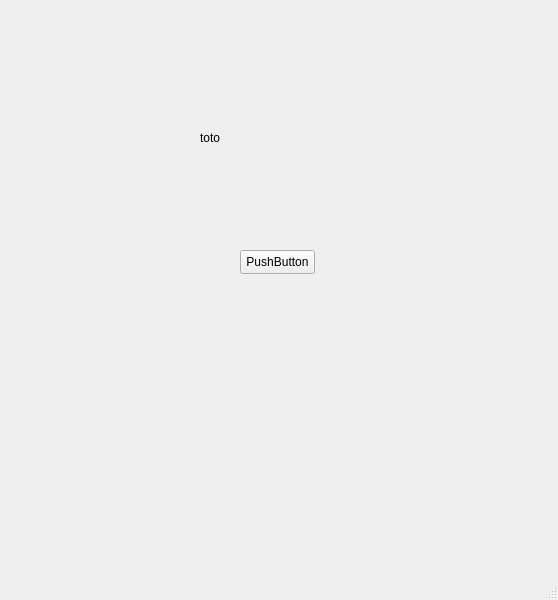
<?xml version="1.0" encoding="UTF-8"?>
<ui version="4.0">
 <class>MainWindow</class>
 <widget class="QMainWindow" name="MainWindow">
  <property name="geometry">
   <rect>
    <x>0</x>
    <y>0</y>
    <width>558</width>
    <height>600</height>
   </rect>
  </property>
  <property name="windowTitle">
   <string>MainWindow</string>
  </property>
  <widget class="QWidget" name="centralwidget">
   <widget class="QPushButton" name="pushButton">
    <property name="geometry">
     <rect>
      <x>240</x>
      <y>250</y>
      <width>75</width>
      <height>24</height>
     </rect>
    </property>
    <property name="text">
     <string>PushButton</string>
    </property>
   </widget>
   <widget class="QLabel" name="label">
    <property name="geometry">
     <rect>
      <x>200</x>
      <y>130</y>
      <width>49</width>
      <height>16</height>
     </rect>
    </property>
    <property name="text">
     <string>toto</string>
    </property>
   </widget>
  </widget>
  <widget class="QMenuBar" name="menubar">
   <property name="geometry">
    <rect>
     <x>0</x>
     <y>0</y>
     <width>558</width>
     <height>22</height>
    </rect>
   </property>
  </widget>
  <widget class="QStatusBar" name="statusbar"/>
 </widget>
 <resources/>
 <connections/>
</ui>
